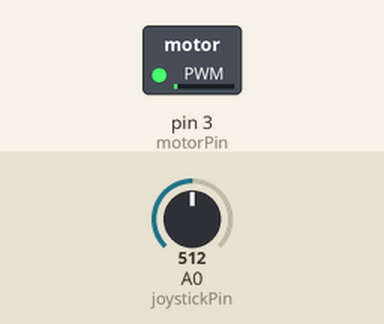
The sketch below on a simulated Arduino Uno, built with avr-gcc and run on an emulated ATmega328P. Parts: switched loads named in the sketch (green lamp = pin HIGH). The inputs (shaded band) are chosen by the test bench; at power-on: A0 (joystickPin) = 512.

Above: at 1.2 s.
1.3 s: A0 (joystickPin) set to 716
At 2.3 s:
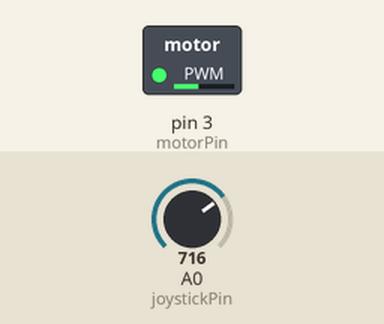
2.8 s: A0 (joystickPin) set to 900
At 3.5 s:
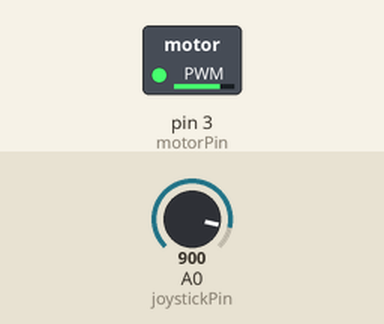
4.3 s: A0 (joystickPin) set to 306
At 4.7 s:
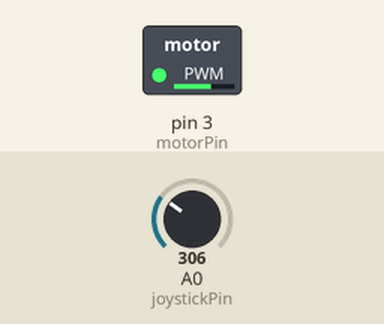
Timing chart, 0 to 7.3 s (numbered marks = the images above; inputs shaded):
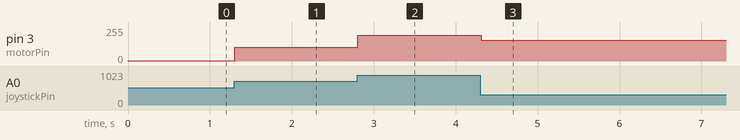

The sketch:

3-6V-motor.ino
```cpp
/* Code written by Adrien Louvrier, 28/12/2020
 *
 * Objective : control the speed of a motor with a joystick
 * Card used : Arduino Uno
 *
 * Electronic Circuit :
 *
 * input :
 * - joystick connected to pin A0, 5V and grd (x axis used)
 *
 * output :
 * - motor in parallel with a diode, transistor and 220 Ohms resistor connected to pin 5, 5V and grd
 *
 */

 #define joystickPin A0
 #define motorPin 3

void setup() {
  pinMode(motorPin, OUTPUT);
}

void loop() {
  int joystickValue = analogRead(joystickPin);

  // Mapping of the x values of the joystickValue to control the motor from 0 to 255
  joystickValue = map(joystickValue, 507, 1023, 0, 255);
  analogWrite(motorPin, joystickValue);

  delay(15);
}
```

Measured:
- after the input at 1.3 s, pin 3 (motorPin): 2/255 → 103/255 at once
- after the input at 2.8 s, pin 3 (motorPin): 103/255 → 194/255 at once
- after the input at 4.3 s, pin 3 (motorPin): 194/255 → 157/255 at once
